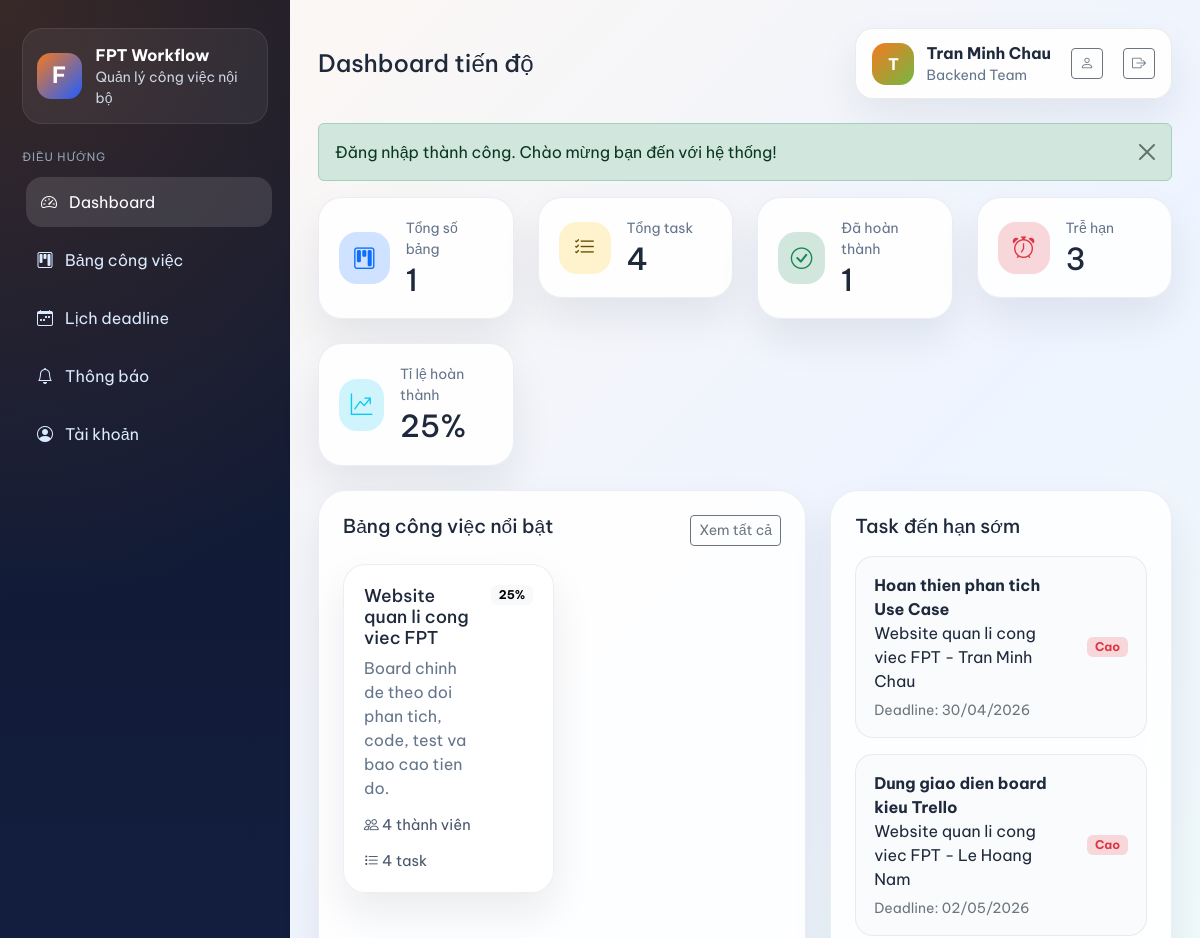
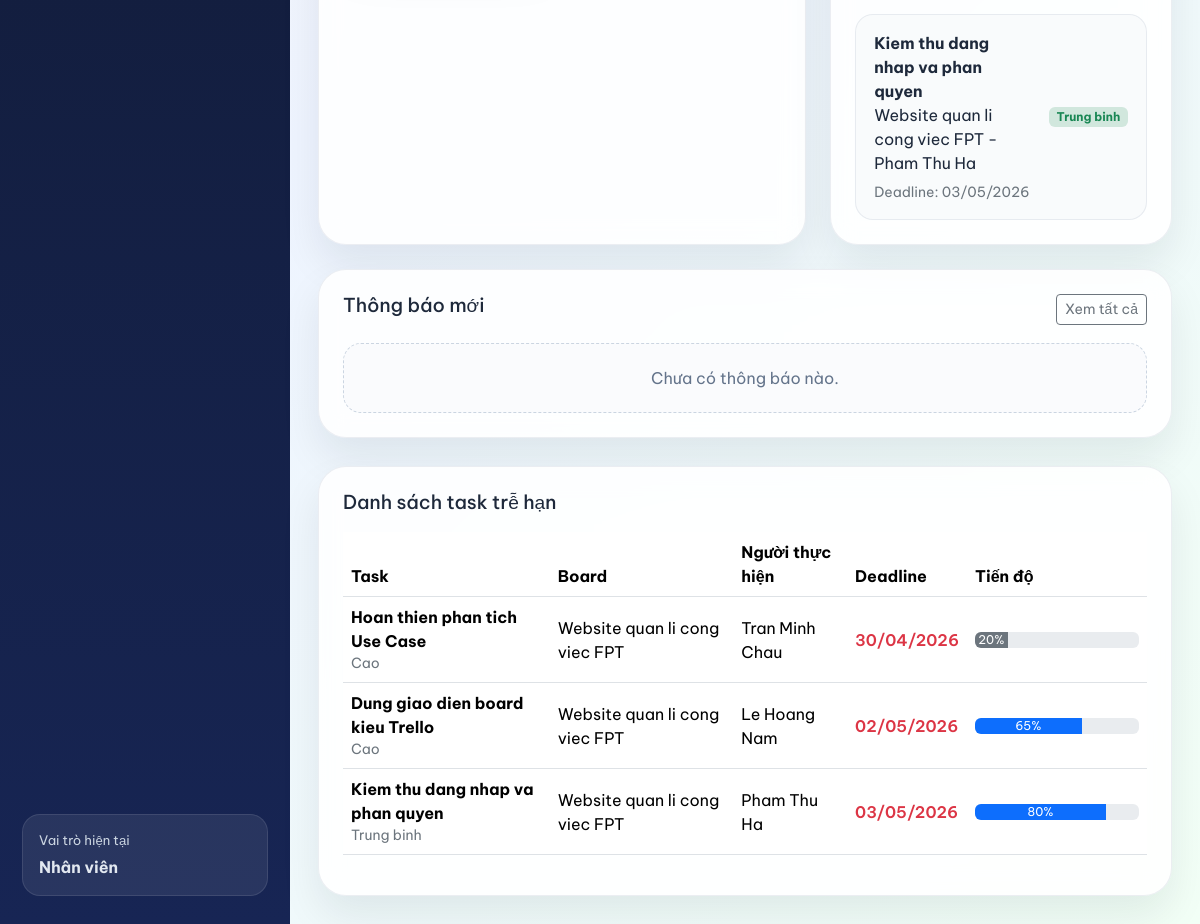
Before: /dashboard.php (signed in) with the older database file (2 pictures, top to bottom).
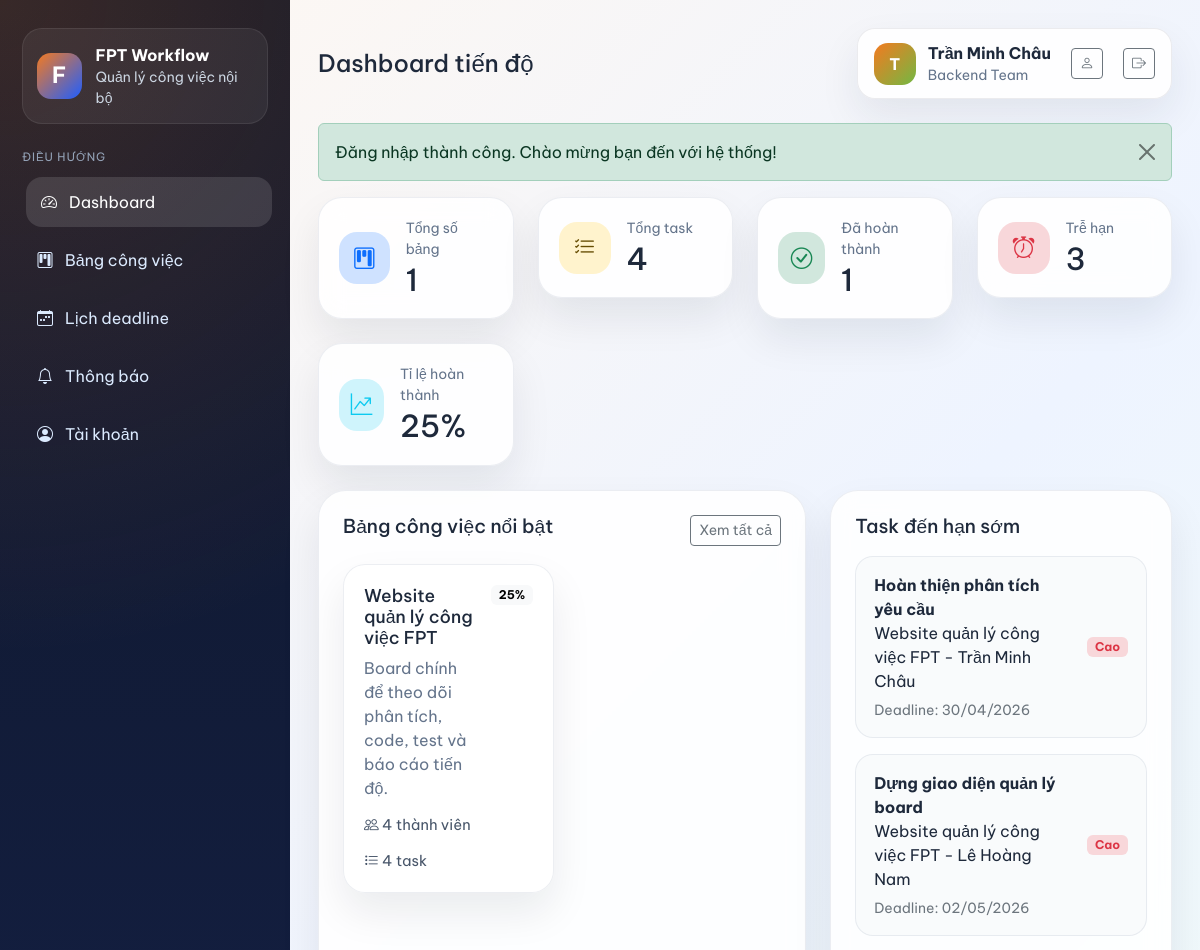
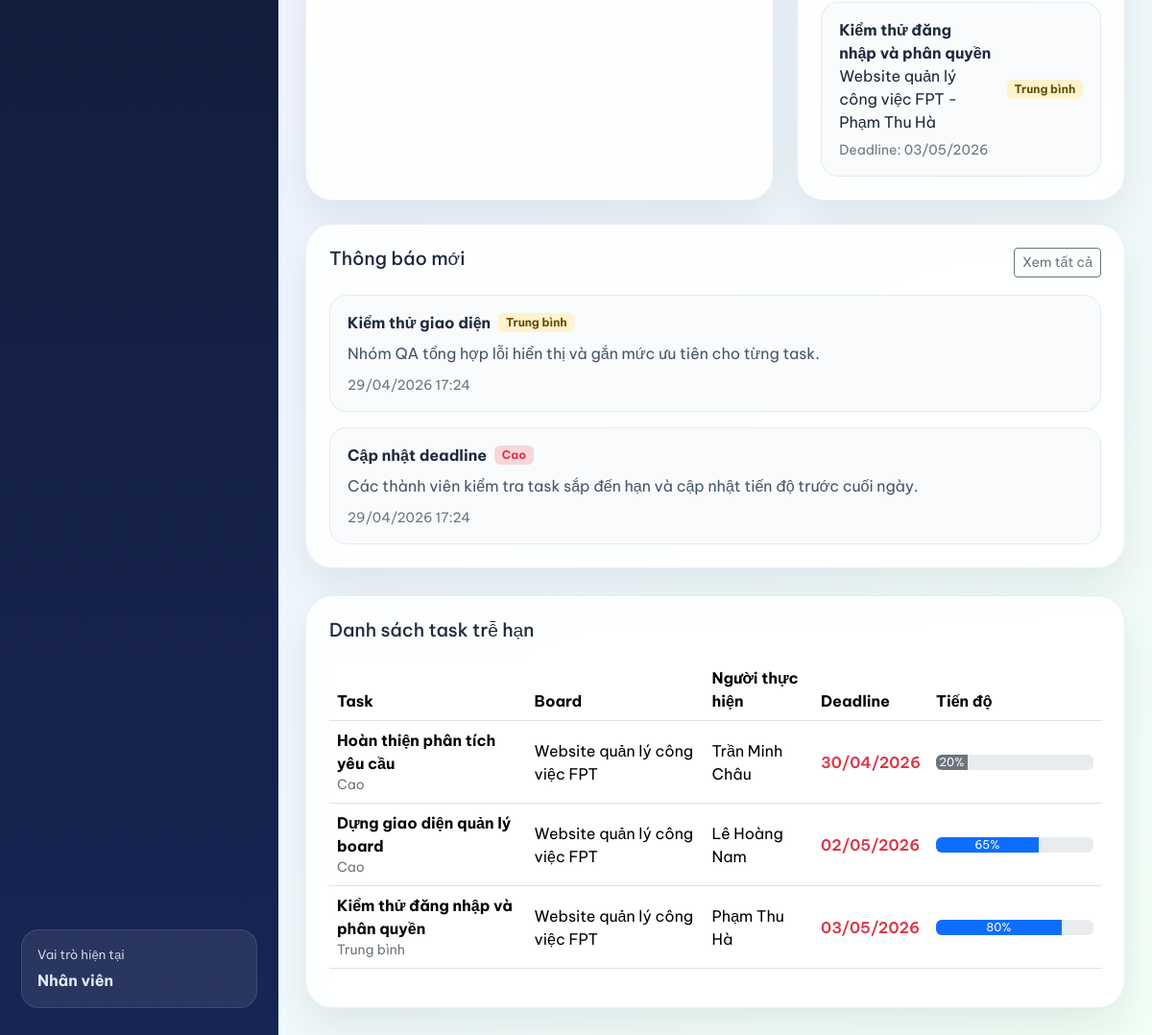
After: the same page with the newer database file (2 pictures, top to bottom).
### tables this page shows
CREATE TABLE `users` (
    `id` INT NOT NULL AUTO_INCREMENT,
    `full_name` VARCHAR(120) NOT NULL,
    `email` VARCHAR(120) DEFAULT NULL,
    `username` VARCHAR(50) NOT NULL UNIQUE,
    `password_hash` VARCHAR(255) NOT NULL,
    `role` ENUM('admin', 'manager', 'member') NOT NULL DEFAULT 'member',
    `department` VARCHAR(120) DEFAULT NULL,
    `created_at` TIMESTAMP NOT NULL DEFAULT CURRENT_TIMESTAMP,
    PRIMARY KEY (`id`)
);

CREATE TABLE `boards` (
    `id` INT NOT NULL AUTO_INCREMENT,
    `name` VARCHAR(150) NOT NULL,
    `description` TEXT DEFAULT NULL,
    `owner_id` INT NOT NULL,
    `start_date` DATE DEFAULT NULL,
    `end_date` DATE DEFAULT NULL,
    `created_at` TIMESTAMP NOT NULL DEFAULT CURRENT_TIMESTAMP,
    PRIMARY KEY (`id`),
    CONSTRAINT `fk_boards_owner` FOREIGN KEY (`owner_id`) REFERENCES `users`(`id`) ON DELETE CASCADE
);

CREATE TABLE `tasks` (
    `id` INT NOT NULL AUTO_INCREMENT,
    `board_id` INT NOT NULL,
    `status_id` INT NOT NULL,
    `title` VARCHAR(150) NOT NULL,
    `description` TEXT DEFAULT NULL,
    `priority` ENUM('Thấp', 'Trung bình', 'Cao') NOT NULL DEFAULT 'Trung bình',
    `assignee_id` INT DEFAULT NULL,
    `deadline` DATE DEFAULT NULL,
    `progress_percent` INT NOT NULL DEFAULT 0,
    `note` TEXT DEFAULT NULL,
    `position_order` INT NOT NULL DEFAULT 0,
    `created_by` INT NOT NULL,
    `created_at` TIMESTAMP NOT NULL DEFAULT CURRENT_TIMESTAMP,
    `updated_at` TIMESTAMP NOT NULL DEFAULT CURRENT_TIMESTAMP ON UPDATE CURRENT_TIMESTAMP,
    PRIMARY KEY (`id`),
    CONSTRAINT `fk_tasks_board` FOREIGN KEY (`board_id`) REFERENCES `boards`(`id`) ON DELETE CASCADE,
    CONSTRAINT `fk_tasks_status` FOREIGN KEY (`status_id`) REFERENCES `task_statuses`(`id`),
    CONSTRAINT `fk_tasks_assignee` FOREIGN KEY (`assignee_id`) REFERENCES `users`(`id`) ON DELETE SET NULL,
    CONSTRAINT `fk_tasks_creator` FOREIGN KEY (`created_by`) REFERENCES `users`(`id`)
);

CREATE TABLE `notifications` (
    `id` INT NOT NULL AUTO_INCREMENT,
    `title` VARCHAR(160) NOT NULL,
    `content` TEXT NOT NULL,
    `priority` ENUM('Thấp', 'Trung bình', 'Cao') NOT NULL DEFAULT 'Trung bình',
    `created_by` INT NOT NULL,
    `created_at` TIMESTAMP NOT NULL DEFAULT CURRENT_TIMESTAMP,
    PRIMARY KEY (`id`),
    CONSTRAINT `fk_notifications_creator` FOREIGN KEY (`created_by`) REFERENCES `users`(`id`) ON DELETE CASCADE
);

### helpers.php (called while the page is built, shortened)
<?php
function e($value)
{
    return htmlspecialchars((string) $value, ENT_QUOTES, 'UTF-8');
}
function current_user()
{
    return isset($_SESSION['user']) ? $_SESSION['user'] : null;
}
function current_user_id()
{
    $user = current_user();
    return $user ? (int) $user['id'] : 0;
}
function current_user_role()
{
    $user = current_user();
    return $user ? $user['role'] : null;
}
function is_admin()
{
    return current_user_role() === 'admin';
}
function is_manager()
{
    return current_user_role() === 'manager';
}
function priority_badge_class($priority)
{
    switch ($priority) {
        case 'Cao':
            return 'bg-danger-subtle text-danger';
        case 'Trung bình':
            return 'bg-warning-subtle text-warning-emphasis';
        default:
            return 'bg-success-subtle text-success';
    }
}
function progress_bar_class($progress)
{
    if ($progress >= 60) {
        return 'bg-primary';
    }
    return 'bg-secondary';
}
function format_date_vn($date)
{
    $timestamp = strtotime($date);
    return date('d/m/Y', $timestamp);
}
function format_datetime_vn($date)
{
    $timestamp = strtotime($date);
    return date('d/m/Y H:i', $timestamp);
}

### repository.php (called while the page is built, shortened)
<?php
function fetch_notifications($limit = 0)
{
    global $pdo;
    $limit = (int) $limit;
    $sql = "
        SELECT n.*, u.full_name AS creator_name
        FROM notifications n
        INNER JOIN users u ON u.id = n.created_by
        ORDER BY n.created_at DESC, n.id DESC
    ";
    if ($limit > 0) {
        $sql .= ' LIMIT ' . $limit;
    }
    $statement = $pdo->query($sql);
    return $statement->fetchAll();
}
function fetch_boards_for_current_user()
{
    global $pdo;
    $baseSql = "
        SELECT
            b.*,
            owner.full_name AS owner_name,
            COUNT(DISTINCT bm.user_id) + 1 AS member_count,
            COUNT(DISTINCT t.id) AS task_count,
            COUNT(DISTINCT CASE WHEN s.status_key = 'done' THEN t.id END) AS done_count
        FROM boards b
        INNER JOIN users owner ON owner.id = b.owner_id
        LEFT JOIN board_members bm ON bm.board_id = b.id
        LEFT JOIN tasks t ON t.board_id = b.id
        LEFT JOIN task_statuses s ON s.id = t.status_id
    ";
    $sql = $baseSql . '
        LEFT JOIN board_members access_member
            ON access_member.board_id = b.id
            AND access_member.user_id = :member_user_id
        WHERE b.owner_id = :owner_user_id OR access_member.user_id IS NOT NULL
        GROUP BY b.id
        ORDER BY b.created_at DESC
    ';
    $statement = $pdo->prepare($sql);
    $statement->execute(
        array(
            'member_user_id' => current_user_id(),
            'owner_user_id' => current_user_id(),
        )
    );
    return $statement->fetchAll();
}
function fetch_upcoming_tasks($limit)
{
    global $pdo;
    $limit = (int) $limit;
    $sql = "
        SELECT
            t.*,
            s.status_key,
            b.name AS board_name,
            u.full_name AS assignee_name
        FROM tasks t
        INNER JOIN task_statuses s ON s.id = t.status_id
        INNER JOIN boards b ON b.id = t.board_id
        LEFT JOIN board_members access_member
            ON access_member.board_id = b.id
            AND access_member.user_id = :member_user_id
        LEFT JOIN users u ON u.id = t.assignee_id
        WHERE
            t.deadline IS NOT NULL
            AND s.status_key <> 'done'
            AND (b.owner_id = :owner_user_id OR access_member.user_id IS NOT NULL)
        ORDER BY t.deadline ASC, t.progress_percent DESC
        LIMIT {$limit}
    ";
    $statement = $pdo->prepare($sql);
    $statement->execute(
        array(
            'member_user_id' => current_user_id(),
            'owner_user_id' => current_user_id(),
        )
    );
    return $statement->fetchAll();
}
function fetch_overdue_tasks($limit)
{
    global $pdo;
    $limit = (int) $limit;
    $sql = "
        SELECT
            t.*,
            s.status_key,
            b.name AS board_name,
            u.full_name AS assignee_name
        FROM tasks t
        INNER JOIN task_statuses s ON s.id = t.status_id
        INNER JOIN boards b ON b.id = t.board_id
        LEFT JOIN board_members access_member
            ON access_member.board_id = b.id
            AND access_member.user_id = :member_user_id
        LEFT JOIN users u ON u.id = t.assignee_id
        WHERE
            t.deadline < CURDATE()
            AND s.status_key <> 'done'
            AND (b.owner_id = :owner_user_id OR access_member.user_id IS NOT NULL)
        ORDER BY t.deadline ASC
        LIMIT {$limit}
    ";
    $statement = $pdo->prepare($sql);
    $statement->execute(
        array(
            'member_user_id' => current_user_id(),
            'owner_user_id' => current_user_id(),
        )
    );
    return $statement->fetchAll();
}

### dashboard.php (the view, shortened to what the rows shown need)
<?php
$pageTitle = 'Dashboard tiến độ';
$boards = fetch_boards_for_current_user();
$upcomingTasks = fetch_upcoming_tasks(6);
$overdueTasks = fetch_overdue_tasks(6);
$notifications = fetch_notifications(3);
require_once __DIR__ . '/partials/header.php';
?>
<div class="row g-4">
    <div class="col-xl-7">
        <div class="content-card h-100">
            <div class="row g-3">
                <?php foreach (array_slice($boards, 0, 4) as $board) { ?>
                    <?php
                    $progress = 0;
                    if ((int) $board['task_count'] > 0) {
                        $progress = round(((int) $board['done_count'] / (int) $board['task_count']) * 100);
                    }
                    ?>
                    <div class="col-md-6">
                        <a class="board-card" href="board.php?id=<?php echo (int) $board['id']; ?>">
                            <div class="d-flex justify-content-between align-items-start gap-3">
                                <div>
                                    <h4><?php echo e($board['name']); ?></h4>
                                    <p><?php echo e($board['description']); ?></p>
                                </div>
                                <span class="badge text-bg-light"><?php echo e($progress); ?>%</span>
                            </div>
                            <div class="board-meta">
                                <span><i class="bi bi-people"></i> <?php echo e((int) $board['member_count']); ?> thành viên</span>
                                <span><i class="bi bi-list-task"></i> <?php echo e((int) $board['task_count']); ?> task</span>
                            </div>
                        </a>
                    </div>
                <?php } ?>
            </div>
        </div>
    </div>
    <div class="col-xl-5">
        <div class="content-card h-100">
            <div class="vstack gap-3">
                <?php foreach ($upcomingTasks as $task) { ?>
                    <div class="deadline-item">
                        <div>
                            <strong><?php echo e($task['title']); ?></strong>
                            <p class="mb-1"><?php echo e($task['board_name']); ?> - <?php echo e($task['assignee_name'] ?: 'Chưa giao'); ?></p>
                            <small class="text-secondary">Deadline: <?php echo e(format_date_vn($task['deadline'])); ?></small>
                        </div>
                        <span class="badge <?php echo e(priority_badge_class($task['priority'])); ?>">
                            <?php echo e($task['priority']); ?>
                        </span>
                    </div>
                <?php } ?>
            </div>
        </div>
    </div>
</div>
<div class="content-card mt-4">
    <div class="vstack gap-3">
        <?php foreach ($notifications as $notification) { ?>
            <div class="notice-item">
                <div>
                    <div class="d-flex flex-wrap align-items-center gap-2 mb-2">
                        <strong><?php echo e($notification['title']); ?></strong>
                        <span class="badge <?php echo e(priority_badge_class($notification['priority'])); ?>">
                            <?php echo e($notification['priority']); ?>
                        </span>
                    </div>
                    <p><?php echo nl2br(e($notification['content'])); ?></p>
                    <small class="text-secondary"><?php echo e(format_datetime_vn($notification['created_at'])); ?></small>
                </div>
            </div>
        <?php } ?>
    </div>
</div>
<div class="row g-4 mt-1">
    <div class="col-12">
        <div class="content-card">
            <div class="table-responsive">
                <table class="table align-middle">
                    <thead>
                        <tr>
                            <th>Task</th>
                            <th>Board</th>
                            <th>Người thực hiện</th>
                            <th>Deadline</th>
                            <th>Tiến độ</th>
                        </tr>
                    </thead>
                    <tbody>
                        <?php foreach ($overdueTasks as $task) { ?>
                            <tr>
                                <td>
                                    <strong><?php echo e($task['title']); ?></strong>
                                    <div class="text-secondary small"><?php echo e($task['priority']); ?></div>
                                </td>
                                <td><?php echo e($task['board_name']); ?></td>
                                <td><?php echo e($task['assignee_name'] ?: 'Chưa giao'); ?></td>
                                <td class="text-danger fw-semibold"><?php echo e(format_date_vn($task['deadline'])); ?></td>
                                <td style="min-width: 180px;">
                                    <div class="progress" role="progressbar" aria-valuenow="<?php echo (int) $task['progress_percent']; ?>" aria-valuemin="0" aria-valuemax="100">
                                        <div class="progress-bar <?php echo e(progress_bar_class($task['progress_percent'])); ?>" style="width: <?php echo (int) $task['progress_percent']; ?>%">
                                            <?php echo (int) $task['progress_percent']; ?>%
                                        </div>
                                    </div>
                                </td>
                            </tr>
                        <?php } ?>
                    </tbody>
                </table>
            </div>
        </div>
    </div>
</div>
<?php require_once __DIR__ . '/partials/footer.php'; ?>

### partials/header.php (shortened to what the rows shown need)
<?php
$pageTitle = isset($pageTitle) ? $pageTitle : 'FPT Task Manager';
$user = current_user();
$userInitial = $user ? strtoupper(substr($user['full_name'], 0, 1)) : 'U';
?>
<!DOCTYPE html>
<html lang="vi">
<head>
    <link href="https://cdn.jsdelivr.net/npm/bootstrap@5.3.3/dist/css/bootstrap.min.css" rel="stylesheet">
    <link href="https://cdn.jsdelivr.net/npm/bootstrap-icons@1.11.3/font/bootstrap-icons.css" rel="stylesheet">
    <link href="assets/css/styles.css" rel="stylesheet">
</head>
<body class="app-body">
    <div class="app-shell">
        <div class="app-main">
            <header class="app-topbar">
                <div>
                    <h1 class="topbar-title"><?php echo e($pageTitle); ?></h1>
                </div>
                <div class="user-chip">
                    <span class="user-avatar"><?php echo e($userInitial); ?></span>
                    <div>
                        <strong><?php echo e($user['full_name']); ?></strong>
                        <small><?php echo e($user['department']); ?></small>
                    </div>
                    <a class="btn btn-outline-secondary btn-sm ms-2" href="profile.php">
                        <i class="bi bi-person"></i>
                    </a>
                    <a class="btn btn-outline-secondary btn-sm ms-2" href="logout.php">
                        <i class="bi bi-box-arrow-right"></i>
                    </a>
                </div>
            </header>
            <main class="page-content">

Changed rows visible on the page:
changed users: full_name "Tran Minh Chau" → "Trần Minh Châu"
changed boards: name "Website quan li cong viec FPT" → "Website quản lý công việc FPT"; description "Board chinh de theo doi phan tich, code, test va bao cao tien do." → "Board chính để theo dõi phân tích, code, test và báo cáo tiến độ."
changed tasks: title "Hoan thien phan tich Use Case" → "Hoàn thiện phân tích yêu cầu"; board.name "Website quan li cong viec FPT" → "Website quản lý công việc FPT"; assignee.full_name "Tran Minh Chau" → "Trần Minh Châu"
changed tasks: title "Dung giao dien board kieu Trello" → "Dựng giao diện quản lý board"; board.name "Website quan li cong viec FPT" → "Website quản lý công việc FPT"; assignee.full_name "Le Hoang Nam" → "Lê Hoàng Nam"
changed tasks: title "Kiem thu dang nhap va phan quyen" → "Kiểm thử đăng nhập và phân quyền"; board.name "Website quan li cong viec FPT" → "Website quản lý công việc FPT"; assignee.full_name "Pham Thu Ha" → "Phạm Thu Hà"; priority "Trung binh" → "Trung bình"
added notifications: title "Kiểm thử giao diện", priority "Trung bình", content "Nhóm QA tổng hợp lỗi hiển thị và gắn mức ưu tiên cho từng task.", created_at "29/04/2026 17:24"
added notifications: title "Cập nhật deadline", priority "Cao", content "Các thành viên kiểm tra task sắp đến hạn và cập nhật tiến độ trước cuối ngày.", created_at "29/04/2026 17:24"
Other visible differences:
text no longer shown: "Chưa có thông báo nào."
